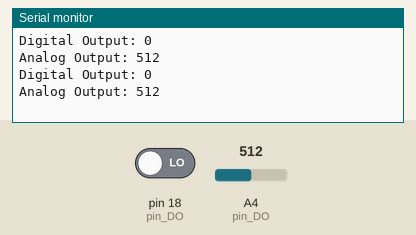
This sketch was run on a simulated Arduino Uno, built with avr-gcc and run on an emulated ATmega328P. Shown: the last lines printed to the serial monitor. Inputs (shaded band) come from the test bench; at power-on: A4 (pin_DO) = 512, pin 18 (pin_DO) LOW.

Above: at 1.8 s.
1.9 s: A4 (pin_DO) set to 716
At 2.4 s:
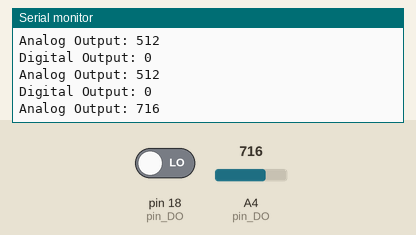
3.4 s: pin 18 (pin_DO) driven HIGH
4.9 s: A4 (pin_DO) set to 900
At 5.8 s:
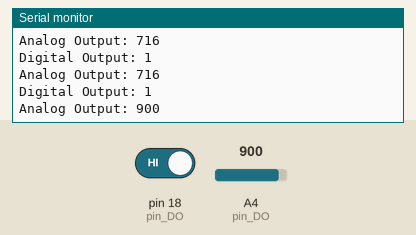
Timing chart, 0 to 7.9 s (numbered marks = the images above; inputs shaded):
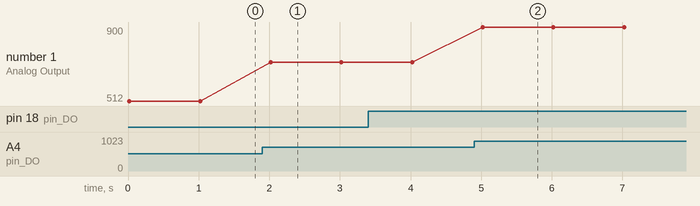

Measured:
- after the input at 1.9 s, the serial monitor: prints a new line after 0.12 s (image 1)
- after the input at 4.9 s, the serial monitor: prints a new line after 0.12 s (image 2)
- plotted number 1: 512 → 716 after the input at 1.9 s, 716 → 900 after the input at 4.9 s

The sketch:

SensorHujan.ino
```cpp
int pin_DO = 18;
int pin_AO = 4;

void setup() {
  pinMode(pin_DO, INPUT);
  Serial.begin(9600);
}

void loop() {
  int statusDigital = digitalRead(pin_DO);
  int statusAnalog = analogRead(pin_AO);

  Serial.print("Digital Output: ");
  Serial.println(statusDigital);

  Serial.print("Analog Output: ");
  Serial.println(statusAnalog);

  delay(1000);
}
```
